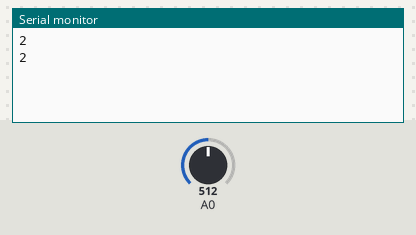
Bench run of a sketch on a simulated Arduino Uno, built with avr-gcc and run on an emulated ATmega328P. Parts: the last lines printed to the serial monitor. The test bench sets the inputs (shaded band); at power-on: A0 = 512.

Above: at 1.8 s.
1.9 s: A0 set to 716
At 2.8 s:
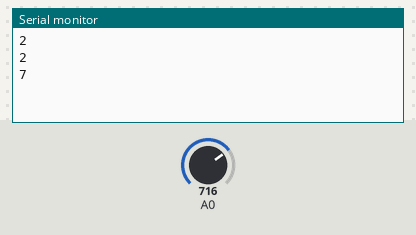
3.4 s: A0 set to 900
At 4.8 s:
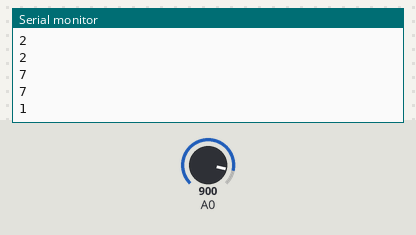
Timing chart, 0 to 6.4 s (numbered marks = the images above; inputs shaded):
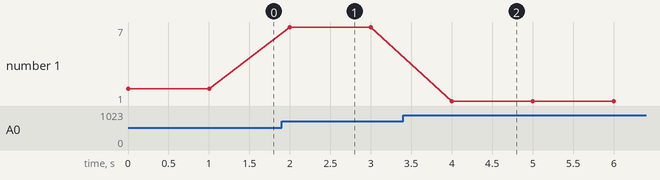

The sketch:

VoltageSensorTest.ino
```cpp
int val11;
int val2;

void setup()
{
   Serial.begin(9600);
}
void loop()
{
   float temp;
   val11=analogRead(A0);
   temp=val11/4.092;
   val11=(int)temp;
   val2=((val11%100)/10);
   Serial.println(val2);
   delay(1000);
}
```

Measured:
- after the input at 1.9 s, the serial monitor: prints a new line after 0.10 s (image 1)
- after the input at 3.4 s, the serial monitor: prints a new line after 0.60 s (image 2)
- plotted number 1: 2 → 7 after the input at 1.9 s, 7 → 1 after the input at 3.4 s
